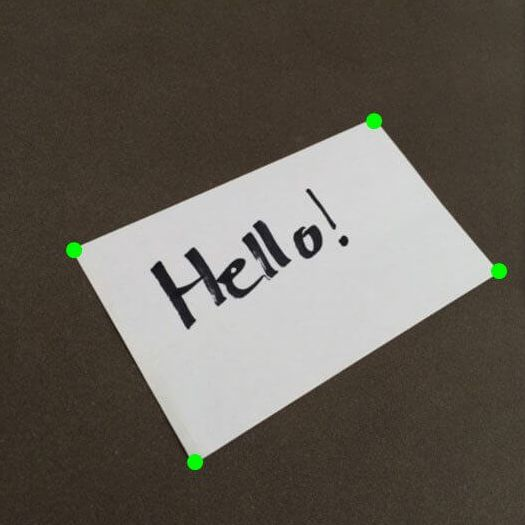
#> input picture archiv/hello.jpg, 525 x 525 px
$ jupyter execute Warp_Perspective.ipynb
#> lines starting #> are read from the running program, lines starting #| are printed output that depends on the picture
[cell 1]
import cv2
import numpy as np

[cell 2]
img = cv2.imread('hello.jpg')
#> img is the input picture: shape (525, 525, 3); mean B, G, R 86.5, 94.9, 100.4
cv2.imshow('image',img)
cv2.waitKey(0)
cv2.destroyWindow('image')

[cell 3]
# move curser on green points in image and get coordinates from GUI
# the corners of warped image: left-upper, right-upper, left-bottom, right-bottom
pts1 = np.float32([[75,249],[375,121],[195,463],[501,273]])
# corners of rectified image
width, height = 300,200
pts2 = np.float32([[0,0],[width,0],[0,height],[width,height]])
# get transform matrix from pts1 to pts2
matrix = cv2.getPerspectiveTransform(pts1,pts2)
# define warp perspective
imgOutput = cv2.warpPerspective(img, matrix, (width, height))
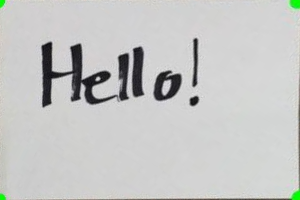
#> imgOutput: shape (200, 300, 3); mean B, G, R 197.6, 198.9, 198

cv2.imshow('warpped image',imgOutput)
cv2.waitKey(0)
cv2.destroyWindow('warpped image')
